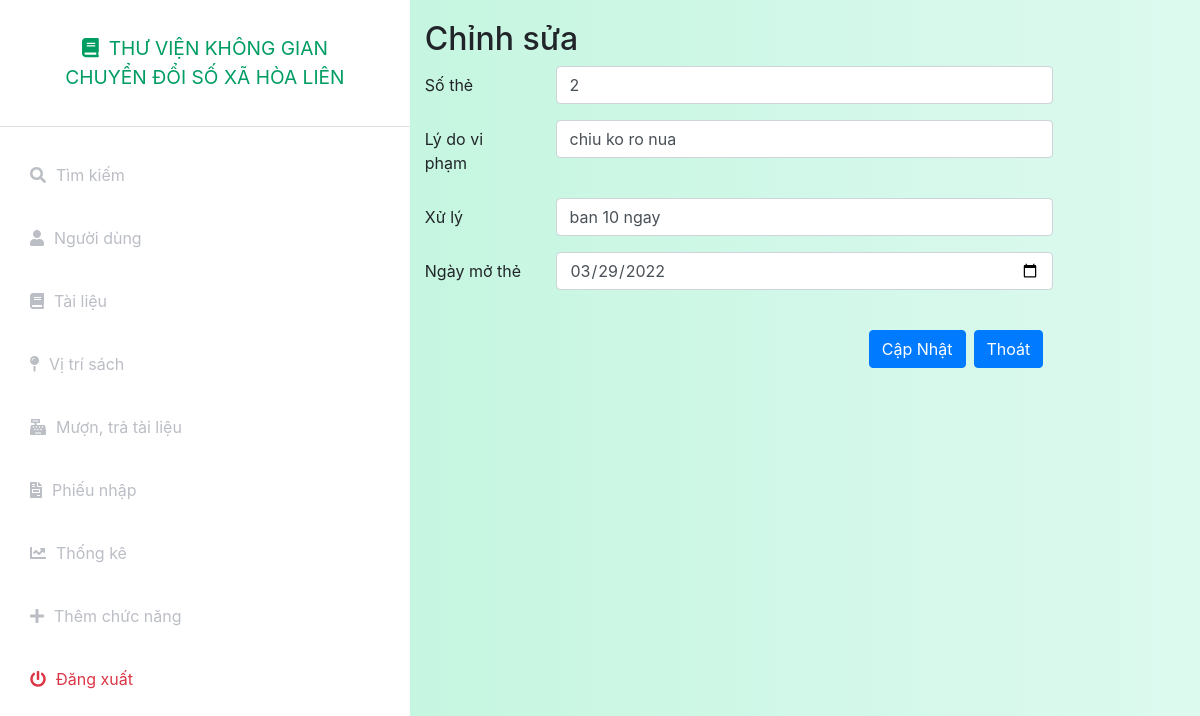
The app's page /index.php?controller=breach&action=edit&IDPhat=2 (signed in) with its own data.
### tables this page shows
CREATE TABLE `xulyvp` (
  `IDPhat` int(11) NOT NULL,
  `SoThe` int(11) NOT NULL,
  `LyDoVP` text NOT NULL,
  `HTXuLy` text NOT NULL,
  `NgayXL` date NOT NULL,
  `NguoiXL` text NOT NULL,
  `NgayMoThe` date NOT NULL,
  `status` int(11) NOT NULL DEFAULT 1
);

### index.php (called while the page is built, shortened)
<?php
include_once('models/Auth.php');
$action = isset($_GET['action']) ? $_GET['action'] : 'index';
$object = new $classController();
$object->$action();
?>

### config.php (called while the page is built, shortened)
<?php
function getonedata($query)
{
    global $connect;
    $result=mysqli_query($connect,$query);
    if($result&&mysqli_num_rows($result)==1)
        return mysqli_fetch_assoc($result);
    else
        return false;
}
?>

### models/User.php (called while the page is built, shortened)
<?php
include_once('./config.php');
class User
{
    public static function show($idoruser)
    {
        $query = "select * from nguoidung where id = '$idoruser' or Username = '$idoruser'";
        $data = getonedata($query);
        return $data;
    }
}

### models/Auth.php (called while the page is built, shortened)
<?php
include_once('./config.php');
include_once('User.php');
class Auth
{
    private static $ChucDanh = null;
    public static function isAdmin()
    {
        if(self::isLogin())
        {
            if (self::$ChucDanh == 'admin')
                return true;
            else
                return false;
        }
        else
        {
            return false;
        }
    }
    public static function isLogin()
    {
        if (isset($_SESSION['token']) && isset($_SESSION['Username'])) {
            $data = User::show($_SESSION['Username']);
            if($data)
            {
                if($data['token'] == $_SESSION['token'])
                {
                    self::$ChucDanh = $data['ChucDanh'];
                    return true;
                }
            }
            else
            {
                return false;
            }
        } else
            return false;
    }
}

### models/Breach.php (called while the page is built, shortened)
<?php
include_once('./config.php');
class Breach
{
    public static function show($IDPhat)
    {
        $query = "select * from xulyvp where IDPhat = $IDPhat";
        $data = getonedata($query);
        return $data;
    }
}

### views/breach/edit.php (the view, shortened to what this page needs)
<?php include_once('././assets/layouts/header.php'); ?>
<?php include_once('././assets/layouts/siderbar.php'); ?>
<div class="container-fluid" style="padding-top:20px">
    <form action="index.php?controller=breach&action=update" method="post">
        <h2>Chỉnh sửa</h2>
        <div class="form-group row">
            <label for="inputEmail3" class="col-sm-2 col-form-label">Số thẻ</label>
            <div class="col-sm-8">
                <input type="text" name="SoThe" class="form-control" required="required" value="<?php echo $data['SoThe'] ?>">
            </div>
        </div>
        <div class="form-group row">
            <label for="inputEmail3" class="col-sm-2 col-form-label">Lý do vi phạm</label>
            <div class="col-sm-8">
                <input type="text" name="LyDoVP" class="form-control" required="required" value="<?php echo $data['LyDoVP'] ?>">
            </div>
        </div>
        <div class="form-group row">
            <label for="inputEmail3" class="col-sm-2 col-form-label">Xử lý</label>
            <div class="col-sm-8">
                <input type="text" name="HTXuLy" class="form-control" required="required" value="<?php echo $data['HTXuLy'] ?>">
            </div>
        </div>
        <div class="form-group row">
            <label for="inputEmail3" class="col-sm-2 col-form-label">Ngày mở thẻ</label>
            <div class="col-sm-8">
                <input type="date" name="NgayMoThe" class="form-control" required="required" value="<?php echo $data['NgayMoThe'] ?>">
            </div>
        </div>
        <div class="form-group row">
            <div class="col-sm-2"></div>
        </div>
        <div class="form-group row mx-auto">
            <div class="col-sm-2"></div>
            <div class="col-sm-8">
                <div class="d-grid gap-2 d-md-flex justify-content-md-end">
            <button type="submit" class="btn btn-primary"> Cập Nhật</button>
            <a name="" id="" class="btn btn-primary ml-2" href="index.php?controller=breach" role="button">Thoát</a>
            </div>
            </div>
        </div>
    </form>
</div>
<?php include_once('././assets/layouts/footer.php'); ?>

### assets/css/styles.css (style rules this page uses)
:root { --main-bg-color: #009d63; --main-text-color: #009d63; --second-text-color: #bbbec5; --second-bg-color: #c1efde; }

### records on screen
xulyvp: SoThe "2", LyDoVP "chiu ko ro nua", HTXuLy "ban 10 ngay", NgayMoThe "03/29/2022"
